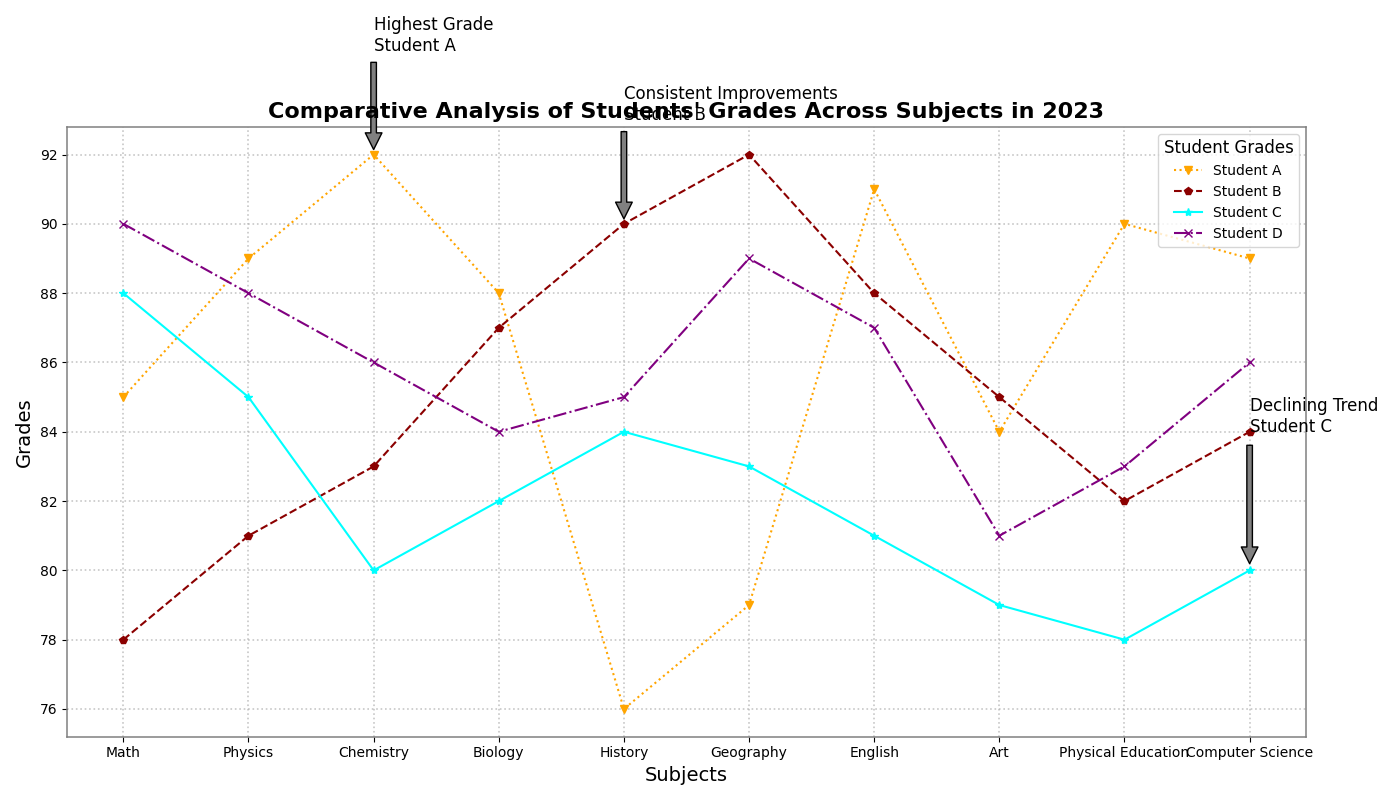

The Python source for this figure:
import matplotlib.pyplot as plt
import numpy as np

subjects = ['Math', 'Physics', 'Chemistry', 'Biology', 'History', 'Geography', 'English', 'Art', 'Physical Education', 'Computer Science']
student_A_grades = [85, 89, 92, 88, 76, 79, 91, 84, 90, 89]
student_B_grades = [78, 81, 83, 87, 90, 92, 88, 85, 82, 84]
student_C_grades = [88, 85, 80, 82, 84, 83, 81, 79, 78, 80]
student_D_grades = [90, 88, 86, 84, 85, 89, 87, 81, 83, 86]

fig, ax = plt.subplots(figsize=(14, 8))

# Alter marker shapes, line styles, and colors
ax.plot(subjects, student_A_grades, marker='v', linestyle=':', color='orange', label='Student A')
ax.plot(subjects, student_B_grades, marker='p', linestyle='--', color='darkred', label='Student B')
ax.plot(subjects, student_C_grades, marker='*', linestyle='-', color='cyan', label='Student C')
ax.plot(subjects, student_D_grades, marker='x', linestyle='-.', color='purple', label='Student D')

ax.set_title('Comparative Analysis of Students\' Grades Across Subjects in 2023', fontsize=16, fontweight='bold')
ax.set_xlabel('Subjects', fontsize=14)
ax.set_ylabel('Grades', fontsize=14)

# Alter legend properties
ax.legend(title='Student Grades', fontsize=10, title_fontsize=12, loc='upper right')

# Alter grid style
ax.grid(True, linestyle=':', linewidth=1.2, alpha=0.7)

# Add border with altered color and width
for spine in ax.spines.values():
    spine.set_edgecolor('grey')
    spine.set_linewidth(1.1)

ax.annotate('Highest Grade\nStudent A', xy=('Chemistry', 92), xytext=('Chemistry', 95), arrowprops=dict(facecolor='grey', shrink=0.05), fontsize=12)
ax.annotate('Consistent Improvements\nStudent B', xy=('History', 90), xytext=('History', 93), arrowprops=dict(facecolor='grey', shrink=0.05), fontsize=12)
ax.annotate('Declining Trend\nStudent C', xy=('Computer Science', 80), xytext=('Computer Science', 84), arrowprops=dict(facecolor='grey', shrink=0.05), fontsize=12)

plt.tight_layout()
plt.show()
